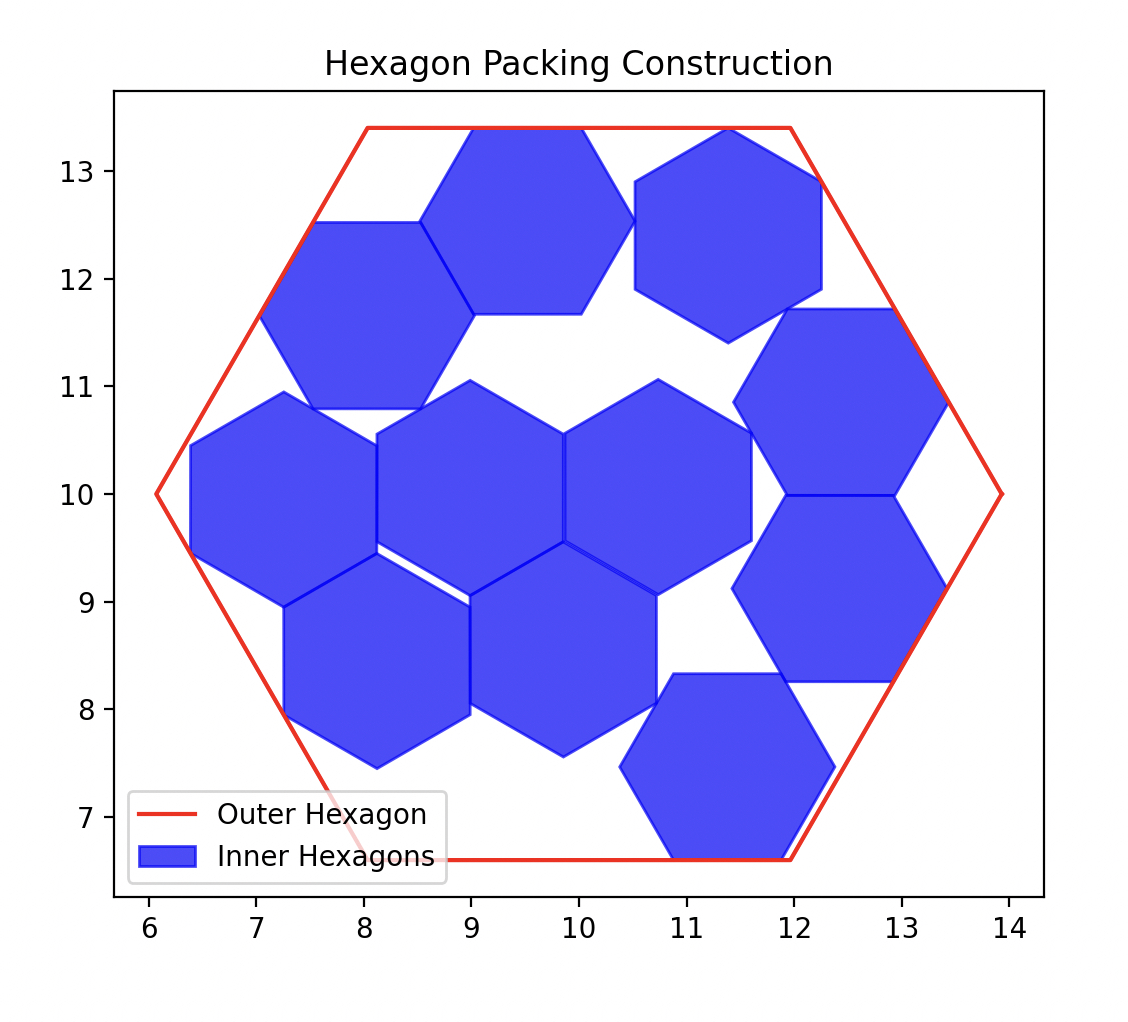

Write the Python code that produced this figure.
"""
Optimal hexagonal packing solution implementation.

This module provides functions for validating and visualizing hexagonal packing constructions.
It includes geometric calculations for hexagons, collision detection algorithms,
and visualization tools using matplotlib.

Key Features:
- Hexagon vertex generation with rotation
- Polygon intersection detection using Separating Axis Theorem
- Hexagon containment verification
- Visualization of packing configurations
"""

import numpy as np
import math
import matplotlib.pyplot as plt


def hexagon_vertices(
    center_x: float,
    center_y: float,
    side_length: float,
    angle_degrees: float,
) -> list[tuple[float, float]]:
    """Calculate vertices of a regular hexagon with given parameters.

    Args:
        center_x (float): X-coordinate of the hexagon center
        center_y (float): Y-coordinate of the hexagon center
        side_length (float): Length of each side of the hexagon
        angle_degrees (float): Rotation angle in degrees (clockwise from horizontal)

    Returns:
        list[tuple[float, float]]: List of (x,y) coordinate tuples for each vertex

    Note:
        The hexagon is always regular (all sides equal) and convex.
        Vertices are ordered clockwise starting from the rightmost point.
    """
    vertices = []
    angle_radians = math.radians(angle_degrees)
    for i in range(6):
        angle = angle_radians + 2 * math.pi * i / 6
        x = center_x + side_length * math.cos(angle)
        y = center_y + side_length * math.sin(angle)
        vertices.append((x, y))
    return vertices


def normalize_vector(v: tuple[float, float]) -> tuple[float, float]:
    """Normalize a 2D vector to unit length while preserving direction.

    Args:
        v (tuple[float, float]): Input vector as (x,y) tuple

    Returns:
        tuple[float, float]: Normalized vector with magnitude 1
        Returns (0,0) if input is zero vector
    """
    magnitude = math.sqrt(v[0] ** 2 + v[1] ** 2)
    return (v[0] / magnitude, v[1] / magnitude) if magnitude != 0 else (0.0, 0.0)


def get_normals(vertices: list[tuple[float, float]]) -> list[tuple[float, float]]:
    """Calculate outward-facing normal vectors for each edge of a polygon.

    Args:
        vertices (list[tuple[float, float]]): Polygon vertices in order

    Returns:
        list[tuple[float, float]]: Unit normal vectors for each edge

    Note:
        Normals are calculated by rotating each edge 90 degrees counter-clockwise
        and normalizing the resulting vector.
    """
    normals = []
    for i in range(len(vertices)):
        p1 = vertices[i]
        p2 = vertices[(i + 1) % len(vertices)]  # Wrap around to the first vertex.
        edge = (p2[0] - p1[0], p2[1] - p1[1])
        normal = normalize_vector((-edge[1], edge[0]))  # Rotate edge by 90 degrees.
        normals.append(normal)
    return normals


def project_polygon(
    vertices: list[tuple[float, float]],
    axis: tuple[float, float],
) -> tuple[float, float]:
    """Project polygon vertices onto an axis and return min/max projection values.

    Args:
        vertices (list[tuple[float, float]]): Polygon vertices
        axis (tuple[float, float]): Unit vector representing projection axis

    Returns:
        tuple[float, float]: (minimum projection value, maximum projection value)

    Note:
        Used in Separating Axis Theorem for collision detection
    """
    min_proj = float("inf")
    max_proj = float("-inf")
    for vertex in vertices:
        projection = vertex[0] * axis[0] + vertex[1] * axis[1]  # Dot product.
        min_proj = min(min_proj, projection)
        max_proj = max(max_proj, projection)
    return min_proj, max_proj


def overlap_1d(min1: float, max1: float, min2: float, max2: float) -> bool:
    """Check if two 1D intervals overlap.

    Args:
        min1 (float): Start of first interval
        max1 (float): End of first interval
        min2 (float): Start of second interval
        max2 (float): End of second interval

    Returns:
        bool: True if intervals overlap, False otherwise
    """
    return max1 >= min2 and max2 >= min1


def polygons_intersect(
    vertices1: list[tuple[float, float]],
    vertices2: list[tuple[float, float]],
) -> bool:
    """Check if two convex polygons intersect using Separating Axis Theorem.

    Args:
        vertices1 (list[tuple[float, float]]): Vertices of first polygon
        vertices2 (list[tuple[float, float]]): Vertices of second polygon

    Returns:
        bool: True if polygons intersect, False otherwise

    Algorithm:
        For each edge normal of both polygons, project both polygons onto the normal.
        If any projection shows no overlap, the polygons don't intersect.
    """
    normals1 = get_normals(vertices1)
    normals2 = get_normals(vertices2)
    axes = normals1 + normals2

    for axis in axes:
        min1, max1 = project_polygon(vertices1, axis)
        min2, max2 = project_polygon(vertices2, axis)
        if not overlap_1d(min1, max1, min2, max2):
            return False  # Separating axis found, polygons are disjoint.
    return True  # No separating axis found, polygons intersect.


def hexagons_are_disjoint(
    hex1_params: tuple[float, float, float, float],
    hex2_params: tuple[float, float, float, float],
) -> bool:
    """Check if two hexagons do not intersect.

    Args:
        hex1_params (tuple): (center_x, center_y, side_length, angle_degrees)
        hex2_params (tuple): (center_x, center_y, side_length, angle_degrees)

    Returns:
        bool: True if hexagons are disjoint, False if they overlap
    """
    hex1_vertices = hexagon_vertices(*hex1_params)
    hex2_vertices = hexagon_vertices(*hex2_params)
    return not polygons_intersect(hex1_vertices, hex2_vertices)


def is_inside_hexagon(
    point: tuple[float, float],
    hex_params: tuple[float, float, float, float],
) -> bool:
    """Determine if a point lies inside a hexagon.

    Args:
        point (tuple[float, float]): (x,y) coordinates of point to test
        hex_params (tuple): (center_x, center_y, side_length, angle_degrees)

    Returns:
        bool: True if point is inside hexagon, False otherwise

    Algorithm:
        Uses cross product to check if point is on same side of all edges
    """
    hex_vertices = hexagon_vertices(*hex_params)
    for i in range(len(hex_vertices)):
        p1 = hex_vertices[i]
        p2 = hex_vertices[(i + 1) % len(hex_vertices)]
        edge_vector = (p2[0] - p1[0], p2[1] - p1[1])
        point_vector = (point[0] - p1[0], point[1] - p1[1])
        cross_product = (
            edge_vector[0] * point_vector[1] - edge_vector[1] * point_vector[0]
        )
        if cross_product < 0:
            return False
    return True


def all_hexagons_contained(
    inner_hex_params_list: list[tuple[float, float, float, float]],
    outer_hex_params: tuple[float, float, float, float],
) -> bool:
    """Verify all inner hexagons are completely contained within outer hexagon.

    Args:
        inner_hex_params_list: List of inner hexagon parameters
        outer_hex_params: Parameters of containing hexagon

    Returns:
        bool: True if all inner hexagons are fully contained, False otherwise
    """
    for inner_hex_params in inner_hex_params_list:
        inner_hex_vertices = hexagon_vertices(*inner_hex_params)
        for vertex in inner_hex_vertices:
            if not is_inside_hexagon(vertex, outer_hex_params):
                return False
    return True


def verify_construction(
    inner_hex_data: tuple[float, float, float],
    outer_hex_center: tuple[float, float],
    outer_hex_side_length: float,
    outer_hex_angle_degrees: float,
):
    """Validate a hexagonal packing configuration.

    Args:
        inner_hex_data: List of (x, y, angle_degrees) for inner hexagons
        outer_hex_center: (x,y) center coordinates of outer hexagon
        outer_hex_side_length: Side length of outer hexagon
        outer_hex_angle_degrees: Rotation angle of outer hexagon in degrees

    Raises:
        AssertionError: If construction is invalid (overlaps or containment fails)

    Note:
        Inner hexagons are assumed to have side length 1
    """

    inner_hex_params_list = [
        (x, y, 1, angle) for x, y, angle in inner_hex_data
    ]  # Sets the side length to 1.
    outer_hex_params = (
        outer_hex_center[0],
        outer_hex_center[1],
        outer_hex_side_length,
        outer_hex_angle_degrees,
    )

    # Disjointness check.
    for i in range(len(inner_hex_params_list)):
        for j in range(i + 1, len(inner_hex_params_list)):
            if not hexagons_are_disjoint(
                inner_hex_params_list[i], inner_hex_params_list[j]
            ):
                raise AssertionError(f"Hexagons {i+1} and {j+1} intersect!")

    # Containment check.
    if not all_hexagons_contained(inner_hex_params_list, outer_hex_params):
        raise AssertionError(
            "Not all inner hexagons are contained in the outer hexagon!"
        )

    print("Construction is valid.")


def plot_construction(
    inner_hex_data: list[tuple[float, float, float]],
    outer_hex_center: tuple[float, float],
    outer_hex_side_length: float,
    outer_hex_angle_degrees: float,
):
    """Visualize hexagonal packing configuration using matplotlib.

    Args:
        inner_hex_data: List of (x, y, angle_degrees) for inner hexagons
        outer_hex_center: (x,y) center coordinates of outer hexagon
        outer_hex_side_length: Side length of outer hexagon
        outer_hex_angle_degrees: Rotation angle of outer hexagon in degrees

    Note:
        Outer hexagon is drawn in red, inner hexagons in semi-transparent blue
    """
    inner_hex_params_list = [(x, y, 1, angle) for x, y, angle in inner_hex_data]
    outer_hex_params = (
        outer_hex_center[0],
        outer_hex_center[1],
        outer_hex_side_length,
        outer_hex_angle_degrees,
    )

    _, ax = plt.subplots(figsize=(6, 6))
    ax.set_aspect("equal")

    # Plot outer hexagon (in red).
    outer_hex_vertices = hexagon_vertices(*outer_hex_params)
    outer_hex_x, outer_hex_y = zip(*outer_hex_vertices)
    ax.plot(
        outer_hex_x + (outer_hex_x[0],),
        outer_hex_y + (outer_hex_y[0],),
        "r-",
        label="Outer Hexagon",
    )

    # Plot inner hexagons (in blue).
    for i, inner_hex_params in enumerate(inner_hex_params_list):
        inner_hex_vertices = hexagon_vertices(*inner_hex_params)
        inner_hex_x, inner_hex_y = zip(*inner_hex_vertices)
        ax.fill(
            inner_hex_x + (inner_hex_x[0],),
            inner_hex_y + (inner_hex_y[0],),
            alpha=0.7,
            color="blue",
            label="Inner Hexagons" if i == 0 else None,  # Label only once.
        )

    ax.set_title("Hexagon Packing Construction")
    ax.legend()
    ax.grid(False)
    plt.show()


# Configuration of inner hexagons: [x, y, rotation_angle] for each hexagon
inner_hex_data = [
    [10.7365407326690470, 10.0651010025685217, 210.0348427040694048],
    [11.3871730701060017, 12.4023378805847830, 90.0215914575653215],
    [11.3784219638989139, 7.4636498925043178, 60.0180533439679138],
    [9.8539859496252884, 8.5554210038992924, 330.0690810530101089],
    [8.1220038949497138, 8.4477179958395467, 30.0622981937452387],
    [7.2553823156406185, 9.9487899411408698, 209.9216775103839154],
    [8.0282366951935522, 11.6576473762452899, 59.9948601778653483],
    [9.5210483575596001, 12.5363806520172520, 300.0097514724672010],
    [12.4214085189550190, 9.1212378850880036, 239.9856278441678796],
    [12.4361325723486615, 10.8533119273588543, 359.9886612146191851],
    [8.9880524744328660, 10.0563583299210642, 209.9816223890742322],
]

print("Number of inner hexagons:", len(inner_hex_data))

# Outer hexagon configuration
outer_hex_center = [
    np.float64(10.0000000000000000),
    np.float64(10.0000000000000000),
]  # Center coordinates
outer_hex_side_length = 3.9289068554637119  # Side length
outer_hex_angle_degrees = np.float64(0.0000000000000000)  # Rotation angle


# Validate the packing configuration
verify_construction(
    inner_hex_data, outer_hex_center, outer_hex_side_length, outer_hex_angle_degrees
)

# Print configuration details
print(f"Outer hexagon side length: {outer_hex_side_length}.")

# Visualize the packing
plot_construction(
    inner_hex_data, outer_hex_center, outer_hex_side_length, outer_hex_angle_degrees
)
